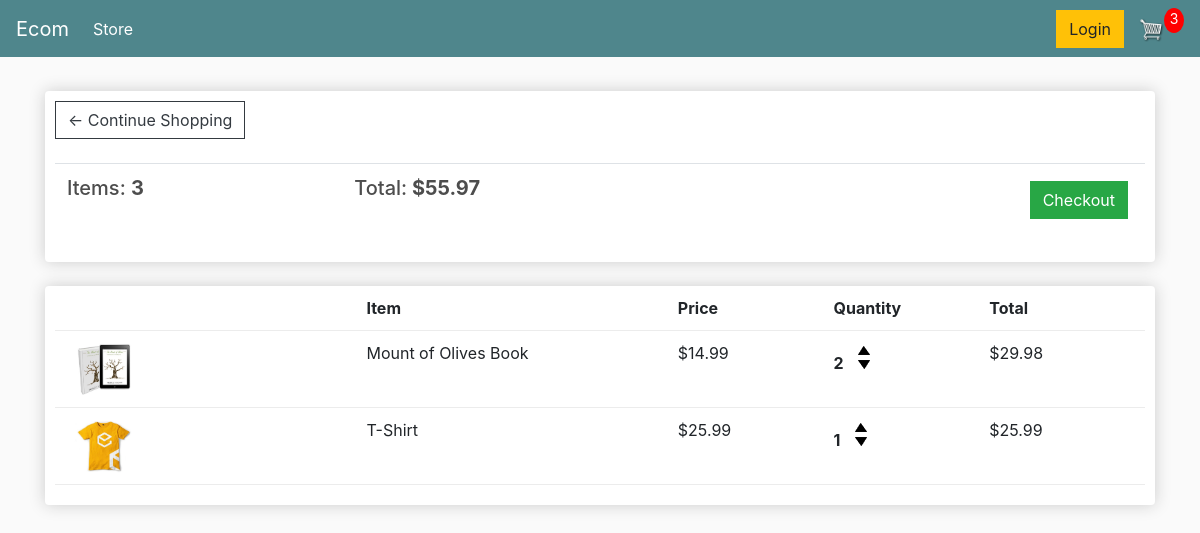
The app's page /cart/ (signed in), older data.
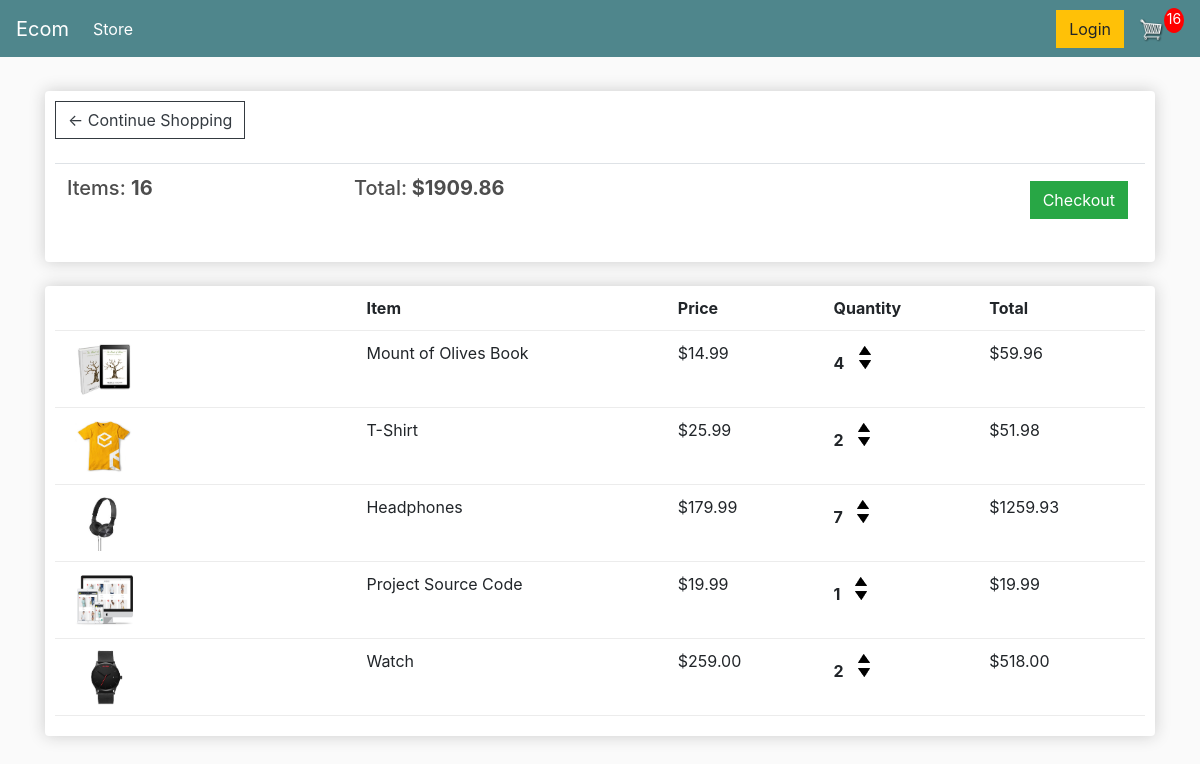
The same page, newer data.
### store/models.py (models this page shows, shortened)
class Order(models.Model):
	customer = models.ForeignKey(Customer, on_delete=models.SET_NULL, null=True, blank=True)
	date_ordered = models.DateTimeField(auto_now_add=True)
	complete = models.BooleanField(default=False)
	transaction_id = models.CharField(max_length=100, null=True)
	@property
	def get_cart_total(self):
		orderitems = self.orderitem_set.all()
		total = sum([item.get_total for item in orderitems])
		return total
	@property
	def get_cart_items(self):
		orderitems = self.orderitem_set.all()
		total = sum([item.quantity for item in orderitems])
		return total

class OrderItem(models.Model):
	product = models.ForeignKey(Product, on_delete=models.SET_NULL, null=True)
	order = models.ForeignKey(Order, on_delete=models.SET_NULL, null=True)
	quantity = models.IntegerField(default=0, null=True, blank=True)
	date_added = models.DateTimeField(auto_now_add=True)
	@property
	def get_total(self):
		total = self.product.price * self.quantity
		return total

class Product(models.Model):
	name = models.CharField(max_length=200)
	price = models.FloatField()
	digital = models.BooleanField(default=False,null=True, blank=True)
	image = models.ImageField(null=True, blank=True)
	@property
	def imageURL(self):
		try:
			url = self.image.url
		except:
			url = ''
		return url

### store/views.py (the view)
# urls.py: path('cart/', views.cart, name="cart"),
def cart(request):
	data = cartData(request)
	cartItems = data['cartItems']
	order = data['order']
	items = data['items']
	context = {'items':items, 'order':order, 'cartItems':cartItems}
	return render(request, 'store/cart.html', context)

### store/utils.py (called while the page is built)
def cartData(request):
	if request.user.is_authenticated:
		customer = request.user.customer
		order, created = Order.objects.get_or_create(customer=customer, complete=False)
		items = order.orderitem_set.all()
		cartItems = order.get_cart_items
	else:
		cookieData = cookieCart(request)
		cartItems = cookieData['cartItems']
		order = cookieData['order']
		items = cookieData['items']
	return {'cartItems':cartItems ,'order':order, 'items':items}

### store/Templates/store/cart.html
{% extends 'store/main.html' %}
{% load static %}
{% block content %}
	<div class="row">
		<div class="col-lg-12">
			<div class="box-element">
				<a  class="btn btn-outline-dark" href="{% url 'store' %}">&#x2190; Continue Shopping</a>
				<br>
				<br>
				<table class="table">
					<tr>
						<th><h5>Items: <strong>{{order.get_cart_items}}</strong></h5></th>
						<th><h5>Total:<strong> ${{order.get_cart_total|floatformat:2}}</strong></h5></th>
						<th>
							<a  style="float:right; margin:5px;" class="btn btn-success" href="{% url 'checkout' %}">Checkout</a>
						</th>
					</tr>
				</table>
			</div>
			<br>
			<div class="box-element">
				<div class="cart-row">
					<div style="flex:2"></div>
					<div style="flex:2"><strong>Item</strong></div>
					<div style="flex:1"><strong>Price</strong></div>
					<div style="flex:1"><strong>Quantity</strong></div>
					<div style="flex:1"><strong>Total</strong></div>
				</div>
				{% for item in items %}
				<div class="cart-row">
					<div style="flex:2"><img class="row-image" src="{{item.product.imageURL}}"></div>
					<div style="flex:2"><p>{{item.product.name}}</p></div>
					<div style="flex:1"><p>${{item.product.price|floatformat:2}}</p></div>
					<div style="flex:1">
						<p class="quantity">{{item.quantity}}</p>
						<div class="quantity">
							<img data-product="{{item.product.id}}" data-action="add" class="chg-quantity update-cart" src="{% static  'images/arrow-up.png' %}">
							<img data-product="{{item.product.id}}" data-action="remove" class="chg-quantity update-cart" src="{% static  'images/arrow-down.png' %}">
						</div>
					</div>
					<div style="flex:1"><p>${{item.get_total|floatformat:2}}</p></div>
				</div>
				{% endfor %}
			</div>
		</div>
	</div>
{% endblock content %}

Row changes from the older to the newer data that the page shows:
changed through a linked row, Order: get_cart_items "3" → "16"; get_cart_total "55.97" → "1909.86"
changed OrderItem "Mount of Olives Book": quantity "2" → "4"; get_total "29.98" → "59.96"
changed OrderItem "T-Shirt": quantity "1" → "2"; get_total "25.99" → "51.98"
added OrderItem: product.imageURL (picture), product.name "Headphones", product.price "179.99", quantity "7", get_total "1259.93"
added OrderItem: product.imageURL (picture), product.name "Project Source Code", product.price "19.99", quantity "1", get_total "19.99"
added OrderItem: product.imageURL (picture), product.name "Watch", product.price "259.00", quantity "2", get_total "518.00"
Text that changed along with them:
{{ cartItems }}: "3" → "16"
